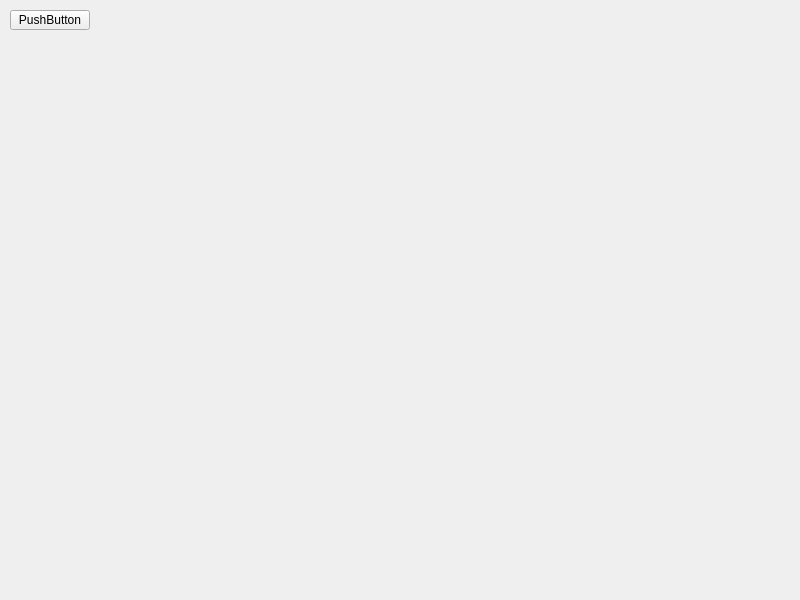
<?xml version="1.0" encoding="UTF-8"?>
<ui version="4.0">
 <class>Widget</class>
 <widget class="QWidget" name="Widget">
  <property name="geometry">
   <rect>
    <x>0</x>
    <y>0</y>
    <width>800</width>
    <height>600</height>
   </rect>
  </property>
  <property name="windowTitle">
   <string>Widget</string>
  </property>
  <widget class="QPushButton" name="pushButton">
   <property name="geometry">
    <rect>
     <x>10</x>
     <y>10</y>
     <width>80</width>
     <height>20</height>
    </rect>
   </property>
   <property name="text">
    <string>PushButton</string>
   </property>
  </widget>
 </widget>
 <resources/>
 <connections/>
</ui>
